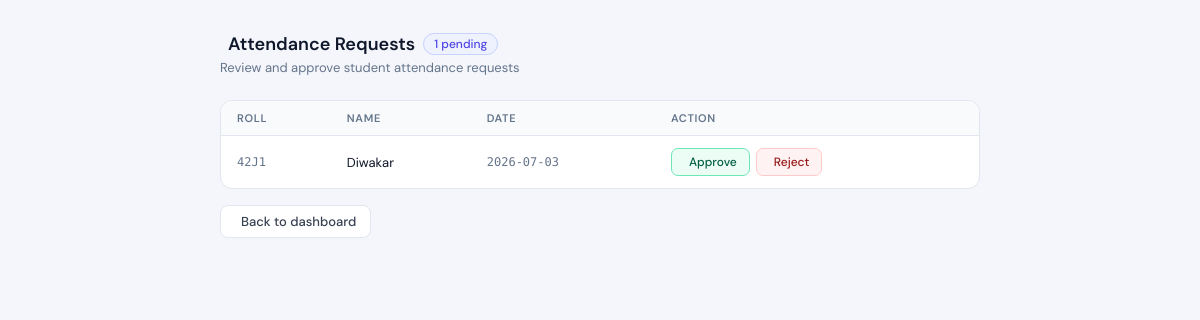
/requests (signed in), run on the app's committed database.
### tables this page shows
CREATE TABLE attendance_requests (
    id INTEGER PRIMARY KEY AUTOINCREMENT,
    roll TEXT,
    name TEXT,
    request_date TEXT,
    status TEXT DEFAULT 'Pending'
);

### app.py (the view)
@app.route("/requests")
@login_required
def requests():
    conn = get_db()
    if session.get("teacher"):
        branch = session["teacher_branch"]
        year = session["teacher_year"]
        data = conn.execute(
            """
            SELECT ar.*
            FROM attendance_requests ar
            JOIN students s
            ON ar.roll = s.roll
            WHERE ar.status='Pending'
            AND s.branch=?
            AND s.year=?
            """,
            (branch, year)
        ).fetchall()
    else:
        data = conn.execute(
            "SELECT * FROM attendance_requests WHERE status='Pending'"
        ).fetchall()
    conn.close()
    return render_template(
        "requests.html",
        data=data
    )

### app.py (called while the page is built)
def login_required(f):
    @wraps(f)
    def decorated(*args, **kwargs):
        if "user" not in session:
            return redirect("/")
        return f(*args, **kwargs)
    return decorated

def get_db():
    return sqlite3.connect("attendance.db")

### templates/requests.html (shortened to what this page needs)
<!DOCTYPE html>
<html lang="en">
<head>
  <link rel="stylesheet" href="https://cdn.jsdelivr.net/npm/@tabler/icons-webfont@latest/tabler-icons.min.css">
</head>
<body>
<div class="wrap">
  <div class="topbar">
    <div>
      <div class="topbar-title">
        Attendance Requests
        <span class="count-pill">{{ data|length }} pending</span>
      </div>
      <div class="topbar-sub">Review and approve student attendance requests</div>
    </div>
  </div>
  <div class="tbl-wrap">
    <table>
      <thead>
        <tr>
          <th>Roll</th>
          <th>Name</th>
          <th>Date</th>
          <th>Action</th>
        </tr>
      </thead>
      <tbody>
        {% for r in data %}
        <tr>
          <td class="mono">{{ r[1] }}</td>
          <td>{{ r[2] }}</td>
          <td class="mono">{{ r[3] }}</td>
          <td>
            <div class="action-cell">
              <a href="/approve/{{ r[0] }}" class="btn-accept">
                 Approve
              </a>
              <a href="/reject/{{ r[0] }}" class="btn-reject">
                 Reject
              </a>
            </div>
          </td>
        </tr>
        {% endfor %}
      </tbody>
    </table>
  </div>
  <a class="back-link" href="/dashboard">
     Back to dashboard
  </a>
</div>
</body>
</html>

### templates/requests.html (style rules this page uses)
*,*::before,*::after { box-sizing:border-box;margin:0;padding:0 }
body { font-family:'DM Sans',sans-serif;background:#F4F6FB;min-height:100vh;padding:2rem 1.25rem;color:#0F172A }
.wrap { max-width:760px;margin:auto }
.topbar { display:flex;align-items:flex-start;justify-content:space-between;gap:1rem;margin-bottom:1.5rem;flex-wrap:wrap }
.topbar-title { font-size:1.125rem;font-weight:600;color:#0F172A;display:flex;align-items:center;gap:8px }
.topbar-sub { font-size:0.8125rem;color:#64748B;margin-top:3px }
.count-pill { font-size:0.75rem;font-weight:500;background:#EEF2FF;color:#4F46E5;border:1px solid #C7D2FE;border-radius:99px;padding:2px 10px }
.tbl-wrap { background:#fff;border:1px solid #E2E6EF;border-radius:12px;overflow:hidden }
table { width:100%;border-collapse:collapse;font-size:0.8125rem }
thead { background:#F8FAFC }
th { padding:10px 16px;text-align:left;font-size:0.6875rem;font-weight:600;color:#64748B;text-transform:uppercase;letter-spacing:.06em;border-bottom:1px solid #E2E6EF }
td { padding:12px 16px;border-bottom:1px solid #F1F5F9;vertical-align:middle;color:#0F172A }
tbody tr:last-child td { border-bottom:none }
tbody tr { transition:background .1s }
.mono { font-family:'DM Mono',monospace;font-size:0.75rem;color:#64748B }
.btn-accept { display:inline-flex;align-items:center;gap:5px;padding:5px 12px;background:#ECFDF5;color:#065F46;border:1px solid #6EE7B7;border-radius:7px;font-family:'DM Sans',sans-serif;font-size:0.75rem;font-weight:500;cursor:pointer;text-decoration:none;transition:background .15s }
.btn-reject { display:inline-flex;align-items:center;gap:5px;padding:5px 12px;background:#FEF2F2;color:#991B1B;border:1px solid #FECACA;border-radius:7px;font-family:'DM Sans',sans-serif;font-size:0.75rem;font-weight:500;cursor:pointer;text-decoration:none;transition:background .15s }
.action-cell { display:flex;align-items:center;gap:6px }
.back-link { display:inline-flex;align-items:center;gap:6px;margin-top:1rem;font-size:0.8125rem;font-weight:500;color:#374151;text-decoration:none;border:1px solid #E2E6EF;border-radius:8px;padding:7px 14px;background:#fff;transition:background .15s }

### data on the page
attendance_requests: roll "42J1", name "Diwakar", request_date "2026-07-03"

### other printed values
{{ data|length }} "1"
